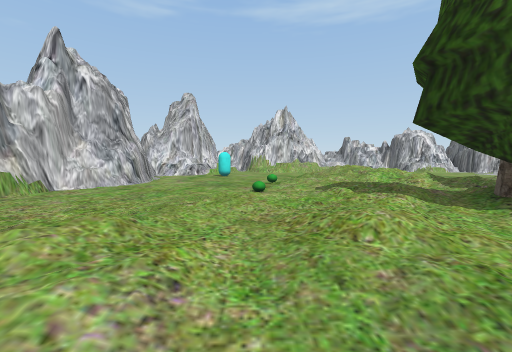
view 1 (above)

16 first-person views from a walk through a Unity game level. The camera is 1.5 m above the floor, tilts 4° down and sees 90° across. The floor is counted in squares, 2 m on a side. Each view is taken from the middle of a square. On the plan, view 1 faces up. The plan holds only what a view shows up to about 9 squares ahead; the rest is blank. The player is left out.

view 2
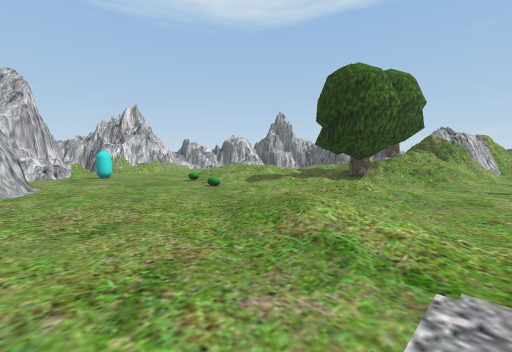

view 3
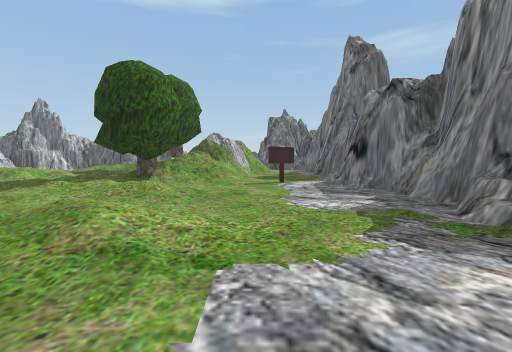

view 4
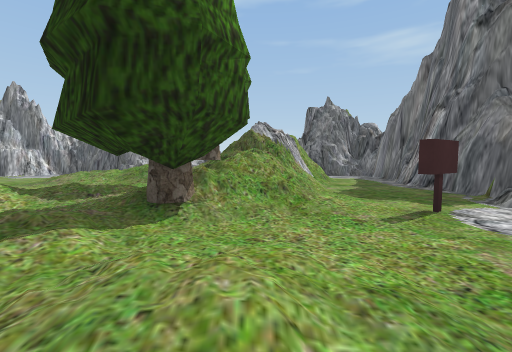

view 5
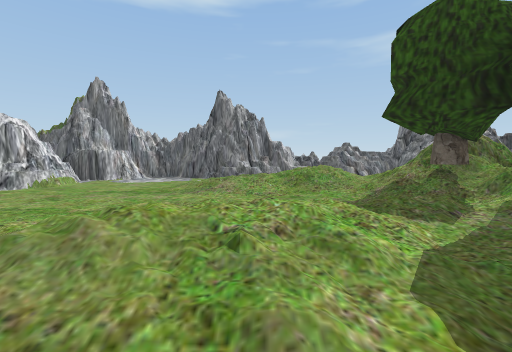

view 6
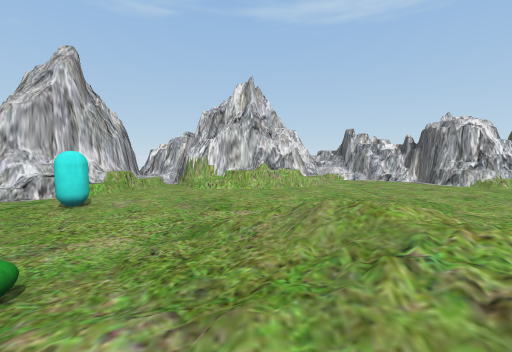

view 7
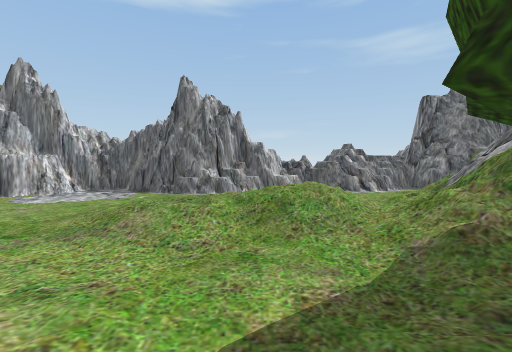

view 8
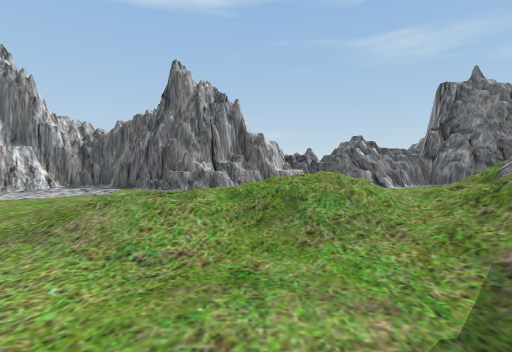

view 9
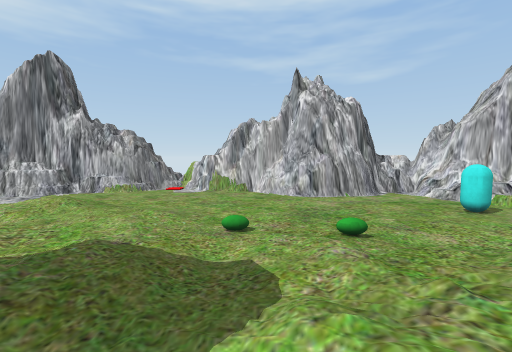

view 10
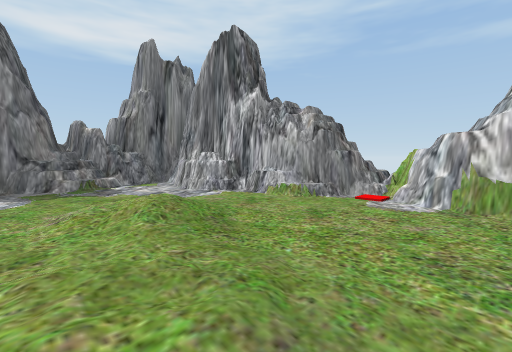

view 11
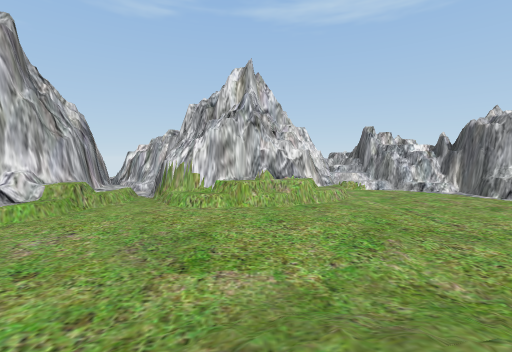

view 12
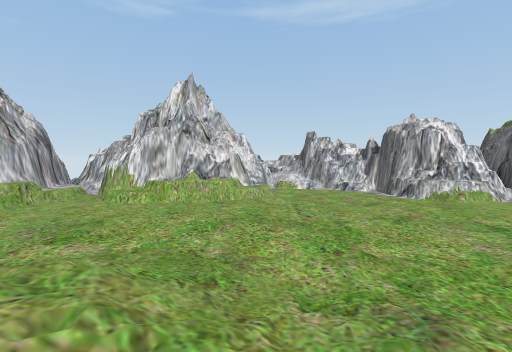

view 13
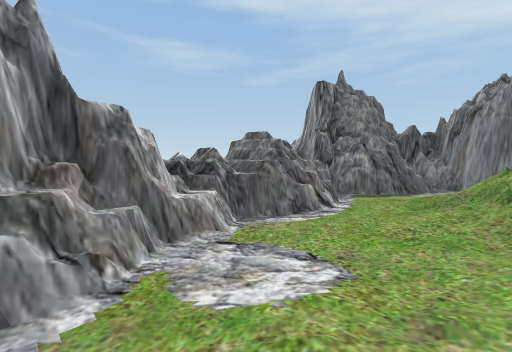

view 14
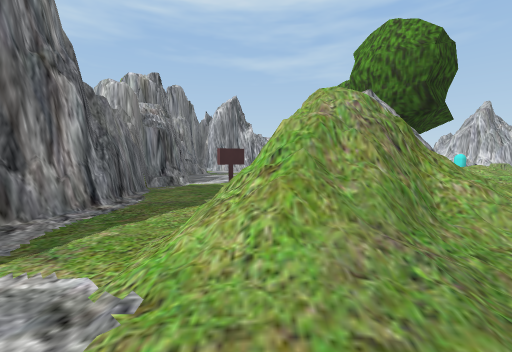

view 15
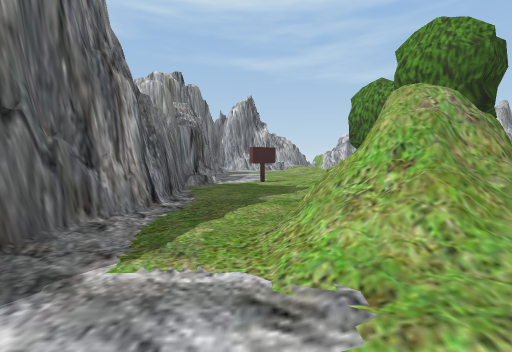

view 16
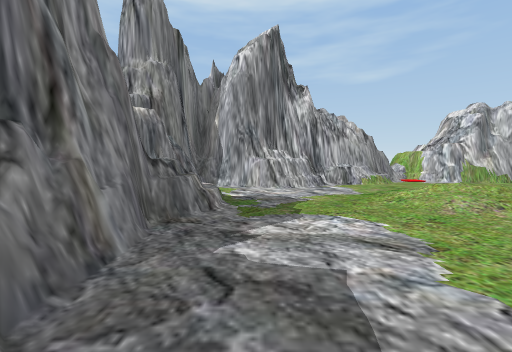

### Floor plan
Key: @ floor where view 1 was taken; # wall or solid block; . main floor; : floor 0.25 m higher than the main floor; + floor 0.5 m higher than the main floor; * floor 0.75 m higher than the main floor; % floor 1 m higher than the main floor; / step, stairs or slope; = window, fence, low wall or low ledge; ^ raised ledge; T tree; O other object.
Columns run from 6 left of view 1 to 14 right of it. Each row starts with its distance up from view 1.
 17           #=##
 16           #.=##
 15     ###  ##...##
 14     #=####=....####
 13    ##.............##
 12  ###=..............##
 11  ##..O..............#
 10  #.................##
  9  ##.....//....::../#
  8   #...../%/+../+ ./#
  7  ##....:+//:../*/./#
  6  #.....::/*/..//+:.#
  5  #.....:/://.:///..^#
  4 ##...:+:+#///////...#
  3 #....::::#T TT=*/..##
  2 ##..//:/:.#=####=..##
  1  #../:....//=####/.##
  0  #....@.......###/./#
 -1  ##.......O......./##
 -2   #...............##
 -3   #.=^.#############
 -4   #######

Positions as (right, up) in squares from view 1, and headings:
1: (0, 0), facing up
2: (-4, 0), facing up-right
3: (-4, 0), facing right
4: (0, 2), facing right
5: (1, 7), facing right
6: (2, 6), facing up
7: (4, 6), facing right
8: (5, 6), facing right
9: (4, 6), facing left
10: (0, 5), facing down-left
11: (2, 8), facing up
12: (4, 7), facing up
13: (10, 7), facing down-right
14: (12, 0), facing left
15: (12, -1), facing left
16: (3, -2), facing left
